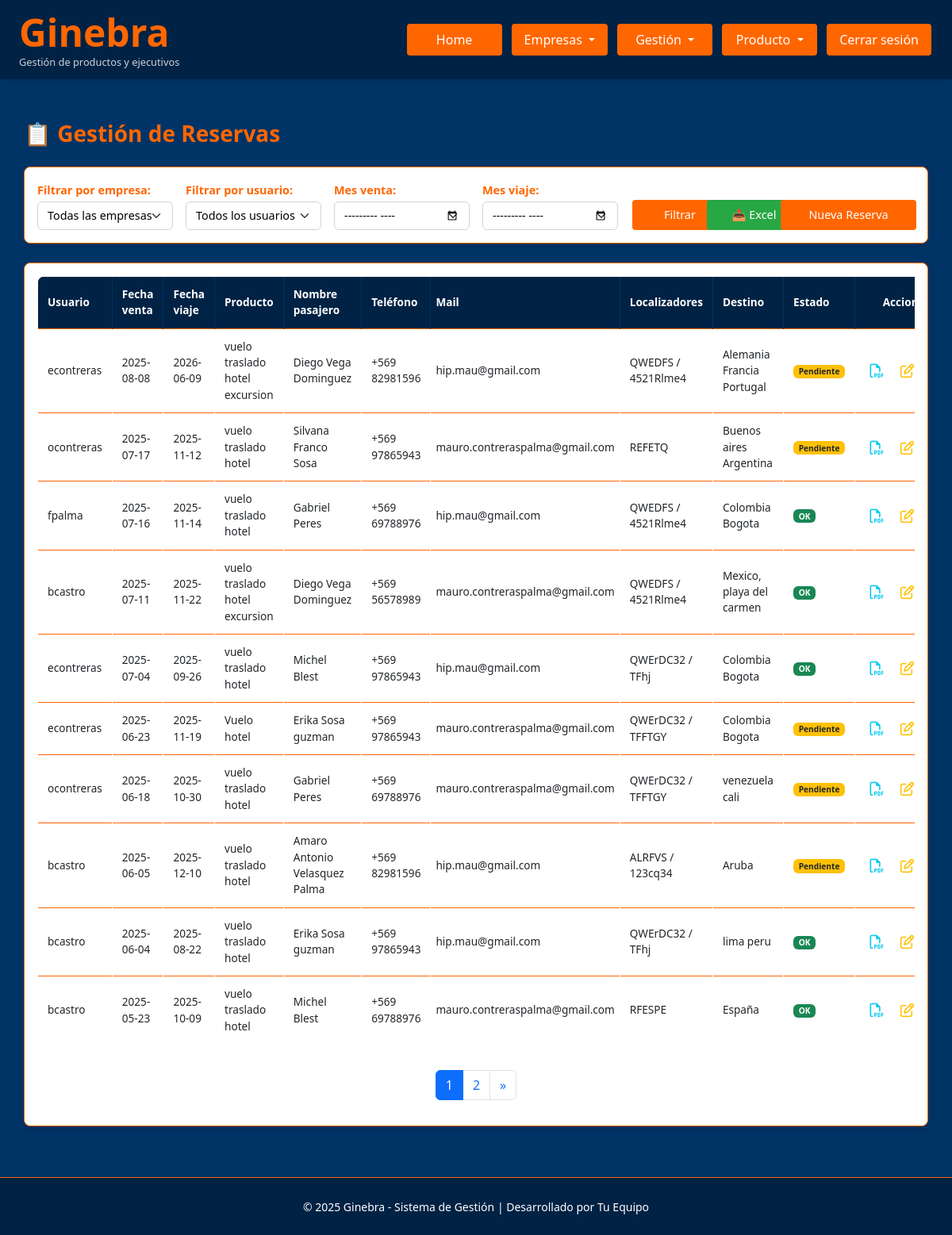
Screenshot of /admin/reservas (signed in) with the database file from the repository.
### Ginebra.py (models this page shows, shortened)
class Reserva(db.Model):
    id = db.Column(db.Integer, primary_key=True)
    usuario_id = db.Column(db.Integer, db.ForeignKey('usuario.id'), nullable=False)
    fecha_viaje = db.Column(db.Date, nullable=True, index=True)
    fecha_fin_viaje = db.Column(db.Date, nullable=True, index=True)
    fecha_venta = db.Column(db.Date, nullable=True, index=True)
    producto = db.Column(db.String(100), index=True)
    modalidad_pago = db.Column(db.String(100), index=True)
    nombre_pasajero = db.Column(db.String(100), index=True)
    telefono_pasajero = db.Column(db.String(100), index=True)
    mail_pasajero = db.Column(db.String(100), index=True)
    precio_venta_total = db.Column(db.Numeric(12,2), default=Decimal('0.00'), index=True)
    precio_venta_neto = db.Column(db.Numeric(12,2), default=Decimal('0.00'), index=True)
    hotel_neto = db.Column(db.Numeric(12,2), default=Decimal('0.00'), index=True)
    vuelo_neto = db.Column(db.Numeric(12,2), default=Decimal('0.00'), index=True)
    traslado_neto = db.Column(db.Numeric(12,2), default=Decimal('0.00'), index=True)
    seguro_neto = db.Column(db.Numeric(12,2), default=Decimal('0.00'), index=True)
    circuito_neto = db.Column(db.Numeric(12,2), default=Decimal('0.00'), index=True)
    crucero_neto = db.Column(db.Numeric(12,2), default=Decimal('0.00'), index=True)
    excursion_neto = db.Column(db.Numeric(12,2), default=Decimal('0.00'), index=True)
    paquete_neto = db.Column(db.Numeric(12,2), default=Decimal('0.00'), index=True)
    ganancia_total =  db.Column(db.Numeric(12,2), default=Decimal('0.00'), index=True)
    comision_ejecutivo = db.Column(db.Numeric(12,2), default=Decimal('0.00'), index=True)
    comision_agencia = db.Column(db.Numeric(12,2), default=Decimal('0.00'), index=True)
    bonos = db.Column(db.Numeric(12,2), default=Decimal('0.00'), index=True)
    localizadores = db.Column(db.Text, nullable=True)
    nombre_ejecutivo = db.Column(db.String(100), index=True)
    correo_ejecutivo = db.Column(db.String(100), index=True)
    destino = db.Column(db.String(100))
    comentarios = db.Column(db.Text, nullable=True)
    comprobante_venta = db.Column(db.String(200))
    comprobante_pdf = db.Column(db.LargeBinary)
    estado_pago = db.Column(db.Enum(*ESTADO_PAGO_OPTIONS, name='estado_pago_reserva'), default='No Pagado')
    venta_cobrada = db.Column(db.Enum(*VENTA_COBRADA_OPTIONS, name='venta_cobrada_options'), default='No Cobrada')
    venta_emitida = db.Column(db.Enum(*VENTA_EMITIDA_OPTIONS, name='venta_emitida_options'), default='No Emitida')
    opinion = db.Column(db.Enum(*OPINION_OPTIONS, name='estado_opinion_viaje'), default='no')
    postventa = db.Column(db.Enum(*POSTVENTA_OPTIONS, name='estado_postventa_viaje'), default='no')
    estado_postventa = db.Column(db.Enum(*ESTADO_POSTVENTA_OPTIONS, name='estado_postventa_viaje'), default='not ok')
    experiencia = db.Column(db.Text, nullable=True)
    seguimiento = db.Column(db.Text, nullable=True)
    usuario = db.relationship('Usuario', backref=db.backref('reservas', lazy=True))
    empresa_id = db.Column(db.Integer, db.ForeignKey('empresa.id'), nullable=True)
    empresa = db.relationship('Empresa', backref=db.backref('reservas', lazy=True))

class Usuario(UserMixin, db.Model):
    id = db.Column(db.Integer, primary_key=True)
    username = db.Column(db.String(150), unique=True, nullable=False, index=True)
    password_hash = db.Column(db.String(256), nullable=False)
    nombre = db.Column(db.String(150), index=True)
    apellidos = db.Column(db.String(150), index=True)
    rut = db.Column(db.String(12), unique=True, nullable=True, index=True)
    fecha_nacimiento = db.Column(db.Date, index=True)
    fecha_ingreso = db.Column(db.Date, index=True)
    telefono = db.Column(db.String(20), index=True)
    correo_personal = db.Column(db.String(150), index=True)
    correo = db.Column(db.String(150), unique=True, nullable=False, index=True)
    direccion = db.Column(db.String(250), index=True)
    comision = db.Column(db.Numeric(12,2), default=Decimal('0'), index=True)
    sueldo = db.Column(db.Numeric(12,2), default=Decimal('0'), index=True)
    banco = db.Column(db.String(100), index=True)
    cuenta_bancaria = db.Column(db.String(100), index=True)
    estado = db.Column(db.Enum(*ESTADO_OPTIONS, name='estado_usuario'), default='Activo')
    rol = db.Column(db.Enum(*ROLES, name='roles'), nullable=False)
    empresa_id = db.Column(db.Integer, db.ForeignKey('empresa.id'), nullable=True)
    empresa = db.relationship('Empresa', backref=db.backref('usuarios', lazy=True))
    @property
    def password(self):
        """No permite leer la contraseña directamente."""
        raise AttributeError('No se puede leer la contraseña')

### Ginebra.py (the view)
@app.route('/admin/reservas')
@login_required
@rol_required('admin', 'master', 'controling', 'ejecutivo', 'analista')
def admin_reservas():
    empresa_param = request.args.get('empresa_id', '')
    usuario_param = request.args.get('usuario_id', '')
    fecha_venta_param = request.args.get('fecha_venta', '')
    fecha_viaje_param = request.args.get('fecha_viaje', '')
    page = request.args.get('page', 1, type=int)
    per_page = 10
    query = Reserva.query.join(Usuario)
    if current_user.rol in ['ejecutivo', 'analista']:
        query = query.filter(Reserva.usuario_id == current_user.id)
    elif current_user.rol == 'controling':
        query = query.filter(Usuario.empresa_id == current_user.empresa_id)
    selected_empresa_id = empresa_param
    if empresa_param and current_user.rol in ['master', 'admin']:
        query = query.filter(Usuario.empresa_id == int(empresa_param))
    selected_usuario_id = usuario_param
    if usuario_param and current_user.rol in ['master', 'admin', 'controling']:
        query = query.filter(Reserva.usuario_id == int(usuario_param))
    selected_fecha_venta = fecha_venta_param
    if fecha_venta_param:
        year, month = map(int, fecha_venta_param.split('-'))
        query = query.filter(db.extract('year', Reserva.fecha_venta) == year,
                             db.extract('month', Reserva.fecha_venta) == month)
    selected_fecha_viaje = fecha_viaje_param
    if fecha_viaje_param:
        year, month = map(int, fecha_viaje_param.split('-'))
        query = query.filter(db.extract('year', Reserva.fecha_viaje) == year,
                             db.extract('month', Reserva.fecha_viaje) == month)
    empresas = []
    usuarios = []
    if current_user.rol in ['master', 'admin']:
        empresas = Empresa.query.all()
        usuarios = Usuario.query.order_by(Usuario.nombre, Usuario.apellidos).all()
    elif current_user.rol == 'controling':
        usuarios = Usuario.query.filter(Usuario.empresa_id == current_user.empresa_id).order_by(Usuario.nombre, Usuario.apellidos).all()
    reservas = query.order_by(Reserva.fecha_venta.desc()).paginate(
        page=page, per_page=per_page, error_out=False
    )
    return render_template('admin_reservas.html',
                         reservas=reservas,
                         empresas=empresas,
                         usuarios=usuarios,
                         selected_empresa_id=selected_empresa_id,
                         selected_usuario_id=selected_usuario_id,
                         selected_fecha_venta=selected_fecha_venta,
                         selected_fecha_viaje=selected_fecha_viaje)

### templates/admin_reservas.html (shortened to what this page needs)
{% extends "base.html" %}
{% block extra_css %}
<link rel="stylesheet" href="{{ url_for('static', filename='contabilidad_empresas.css') }}">
{% endblock %}
{% block content %}
<div class="container" style="margin-top: 120px;">
  <div class="d-flex justify-content-between align-items-center mb-4">
    <h3 class="mb-0">📋 Gestión de Reservas</h3>
  </div>
  <div class="card mb-4">
    <div class="card-body">
      <form method="GET" class="row g-3 align-items-end">
        {% if current_user.rol in ['master', 'admin'] %}
        <div class="col-md-2">
          <label for="empresa_id" class="form-label">Filtrar por empresa:</label>
          <select class="form-select" id="empresa_id" name="empresa_id">
            <option value="">Todas las empresas</option>
          </select>
        </div>
        {% endif %}
        {% if current_user.rol in ['master', 'admin', 'controling'] %}
        <div class="col-md-2">
          <label for="usuario_id" class="form-label">Filtrar por usuario:</label>
          <select class="form-select" id="usuario_id" name="usuario_id">
            <option value="">Todos los usuarios</option>
          </select>
        </div>
        {% endif %}
        <div class="col-md-2">
          <label for="fecha_venta" class="form-label">Mes venta:</label>
          <input type="month" class="form-select" id="fecha_venta" name="fecha_venta"
                 value="{{ selected_fecha_venta or '' }}">
        </div>
        <div class="col-md-2">
          <label for="fecha_viaje" class="form-label">Mes viaje:</label>
          <input type="month" class="form-select" id="fecha_viaje" name="fecha_viaje"
                 value="{{ selected_fecha_viaje or '' }}">
        </div>
        <div class="col-md-1">
          <button type="submit" class="btn btn-primary">Filtrar</button>
        </div>
        <div class="col-md-1">
          <a href="{{ url_for('exportar_reservas_admin', empresa_id=selected_empresa_id, usuario_id=selected_usuario_id, fecha_venta=selected_fecha_venta, fecha_viaje=selected_fecha_viaje) }}" class="btn btn-success w-100">📤 Excel</a>
        </div>
        <div class="col-md-2">
          <a href="{{ url_for('gestionar_reservas') }}" class="btn btn-custom w-100">Nueva Reserva</a>
        </div>
      </form>
    </div>
  </div>
  <div class="card">
    <div class="card-body">
      {% if reservas.items %}
      <div class="table-responsive">
        <table class="table table-bordered table-hover text-white align-middle w-100 tabla-reservas-peq">
          <thead>
            <tr>
              <th>Usuario</th>
              <th>Fecha venta</th>
              <th>Fecha viaje</th>
              <th>Producto</th>
              <th>Nombre pasajero</th>
              <th>Teléfono</th>
              <th class="mail-col">Mail</th>
              <th>Localizadores</th>
              <th>Destino</th>
              <th>Estado</th>
              <th class="text-center">Acciones</th>
            </tr>
          </thead>
          <tbody>
            {% for reserva in reservas.items %}
            <tr>
              <td>{{ reserva.usuario.username if reserva.usuario else 'Sin usuario' }}</td>
              <td>{{ reserva.fecha_venta.strftime('%Y-%m-%d') if reserva.fecha_venta else '-' }}</td>
              <td>{{ reserva.fecha_viaje.strftime('%Y-%m-%d') if reserva.fecha_viaje else '-' }}</td>
              <td>{{ reserva.producto or '-' }}</td>
              <td>{{ reserva.nombre_pasajero or '-' }}</td>
              <td>{{ reserva.telefono_pasajero or '-' }}</td>
              <td class="mail-col">{{ reserva.mail_pasajero or '-' }}</td>
              <td>{{ reserva.localizadores or '-' }}</td>
              <td>{{ reserva.destino or '-' }}</td>
              <td>
                {% if reserva.estado_pago == 'Pagado' and reserva.venta_cobrada == 'Cobrada' and reserva.venta_emitida == 'Emitida' %}
                  <span class="badge bg-success">OK</span>
                {% else %}
                  <span class="badge bg-warning text-dark">Pendiente</span>
                {% endif %}
              </td>
              <td class="text-center">
                <div class="d-inline-flex gap-2">
                  {% if reserva.comprobante_venta %}
                    <a href="{{ url_for('descargar_comprobante', reserva_id=reserva.id) }}" target="_blank" title="Ver PDF" class="icon-action text-info">
                      <i class="fa-regular fa-file-pdf"></i>
                    </a>
                  {% endif %}
                  {% if current_user.rol in ['admin', 'master'] or reserva.usuario_id == current_user.id %}
                    <a href="{{ url_for('gestionar_reservas', editar=reserva.id) }}" class="icon-action text-warning" title="Editar">
                      <i class="fa-regular fa-pen-to-square"></i>
                    </a>
                  {% endif %}
                </div>
              </td>
            </tr>
            {% endfor %}
          </tbody>
        </table>
      </div>
      {% if reservas.pages > 1 %}
      <nav aria-label="Page navigation" class="mt-3">
        <ul class="pagination justify-content-center">
          {% for page_num in reservas.iter_pages(left_edge=1, right_edge=1, left_current=2, right_current=2) %}
            {% if page_num %}
              <li class="page-item {% if reservas.page == page_num %}active{% endif %}">
                <a class="page-link" href="{{ url_for('admin_reservas', page=page_num, empresa_id=selected_empresa_id, usuario_id=selected_usuario_id, fecha_venta=selected_fecha_venta, fecha_viaje=selected_fecha_viaje) }}">{{ page_num }}</a>
              </li>
            {% else %}
              <li class="page-item disabled"><a class="page-link" href="#">...</a></li>
            {% endif %}
          {% endfor %}
          {% if reservas.has_next %}
          <li class="page-item">
            <a class="page-link" href="{{ url_for('admin_reservas', page=reservas.next_num, empresa_id=selected_empresa_id, usuario_id=selected_usuario_id, fecha_venta=selected_fecha_venta, fecha_viaje=selected_fecha_viaje) }}">&raquo;</a>
          </li>
          {% endif %}
        </ul>
      </nav>
      {% endif %}
      {% else %}
      <div class="text-center py-5">
        <p class="mb-0">No hay reservas que coincidan con los filtros seleccionados.</p>
        <a href="{{ url_for('gestionar_reservas') }}" class="btn btn-custom mt-3">Crear primera reserva</a>
      </div>
      {% endif %}
    </div>
  </div>
</div>
{% endblock %}

### rows the page displays
Reserva: usuario "econtreras", fecha_venta "2025-08-08", fecha_viaje "2026-06-09", producto "vuelo traslado hotel excursion", nombre_pasajero "Diego Vega Dominguez", telefono_pasajero "+569 82981596", mail_pasajero "hip.mau@gmail.com", localizadores "QWEDFS / 4521Rlme4", destino "Alemania Francia Portugal", estado_pago "Pendiente"
Reserva: usuario "ocontreras", fecha_venta "2025-07-17", fecha_viaje "2025-11-12", producto "vuelo traslado hotel", nombre_pasajero "Silvana Franco Sosa", telefono_pasajero "+569 97865943", mail_pasajero "mauro.contreraspalma@gmail.com", localizadores "REFETQ", destino "Buenos aires Argentina", estado_pago "Pendiente"
Reserva: usuario "fpalma", fecha_venta "2025-07-16", fecha_viaje "2025-11-14", producto "vuelo traslado hotel", nombre_pasajero "Gabriel Peres", telefono_pasajero "+569 69788976", mail_pasajero "hip.mau@gmail.com", localizadores "QWEDFS / 4521Rlme4", destino "Colombia Bogota", estado_pago "OK"
Reserva: usuario "bcastro", fecha_venta "2025-07-11", fecha_viaje "2025-11-22", producto "vuelo traslado hotel excursion", nombre_pasajero "Diego Vega Dominguez", telefono_pasajero "+569 56578989", mail_pasajero "mauro.contreraspalma@gmail.com", localizadores "QWEDFS / 4521Rlme4", destino "Mexico, playa del carmen", estado_pago "OK"
Reserva: usuario "econtreras", fecha_venta "2025-07-04", fecha_viaje "2025-09-26", producto "vuelo traslado hotel", nombre_pasajero "Michel Blest", telefono_pasajero "+569 97865943", mail_pasajero "hip.mau@gmail.com", localizadores "QWErDC32 / TFhj", destino "Colombia Bogota", estado_pago "OK"
Reserva: usuario "econtreras", fecha_venta "2025-06-23", fecha_viaje "2025-11-19", producto "Vuelo hotel", nombre_pasajero "Erika Sosa guzman", telefono_pasajero "+569 97865943", mail_pasajero "mauro.contreraspalma@gmail.com", localizadores "QWErDC32 / TFFTGY", destino "Colombia Bogota", estado_pago "Pendiente"
Reserva: usuario "ocontreras", fecha_venta "2025-06-18", fecha_viaje "2025-10-30", producto "vuelo traslado hotel", nombre_pasajero "Gabriel Peres", telefono_pasajero "+569 69788976", mail_pasajero "mauro.contreraspalma@gmail.com", localizadores "QWErDC32 / TFFTGY", destino "venezuela cali", estado_pago "Pendiente"
Reserva: usuario "bcastro", fecha_venta "2025-06-05", fecha_viaje "2025-12-10", producto "vuelo traslado hotel", nombre_pasajero "Amaro Antonio Velasquez Palma", telefono_pasajero "+569 82981596", mail_pasajero "hip.mau@gmail.com", localizadores "ALRFVS / 123cq34", destino "Aruba", estado_pago "Pendiente"
Reserva: usuario "bcastro", fecha_venta "2025-06-04", fecha_viaje "2025-08-22", producto "vuelo traslado hotel", nombre_pasajero "Erika Sosa guzman", telefono_pasajero "+569 97865943", mail_pasajero "hip.mau@gmail.com", localizadores "QWErDC32 / TFhj", destino "lima peru", estado_pago "OK"
Reserva: usuario "bcastro", fecha_venta "2025-05-23", fecha_viaje "2025-10-09", producto "vuelo traslado hotel", nombre_pasajero "Michel Blest", telefono_pasajero "+569 69788976", mail_pasajero "mauro.contreraspalma@gmail.com", localizadores "RFESPE", destino "España", estado_pago "OK"

### other values shown
{{ page_num }} "1" "2"
